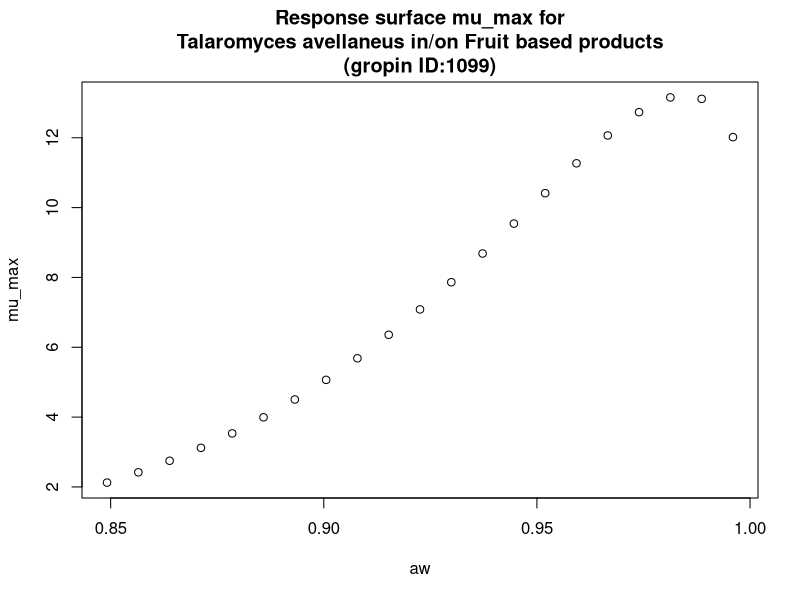

Write R code to recreate this figure.
#############################
# start of Parameter script
#############################
aw <- seq(0.849150849150849,0.995995,length.out=21)
#############################
# end of Parameter script
#############################
############################# 
# start of Model script Gropin ID 1099 
#############################
 
# constant coefficients for this model
 
variables <- data.frame(aw)
argumentsPar <- expand.grid(variables)
 
# heart of the model
response_surface <- function(aw) {
   mumax <-exp((2.183+6.445*sqrt(1-aw)-26.070*((sqrt(1-aw))^2)))

return(mumax=mumax)
} 

# output parameters
mumax <- cbind(argumentsPar,response_surface(argumentsPar['aw']))
colnames(mumax) <- c(colnames(argumentsPar),'mumax')
#############################
# End of Model script
#############################
############################# 
# start of Visualisation script Gropin ID 1099 
#############################
plot(aw,mumax$mumax,
                          xlab='aw',
                          ylab='mu_max',main='Response surface mu_max for
Talaromyces avellaneus in/on Fruit based products
(gropin ID:1099)')
#############################
# End of Visualisation script
#############################
